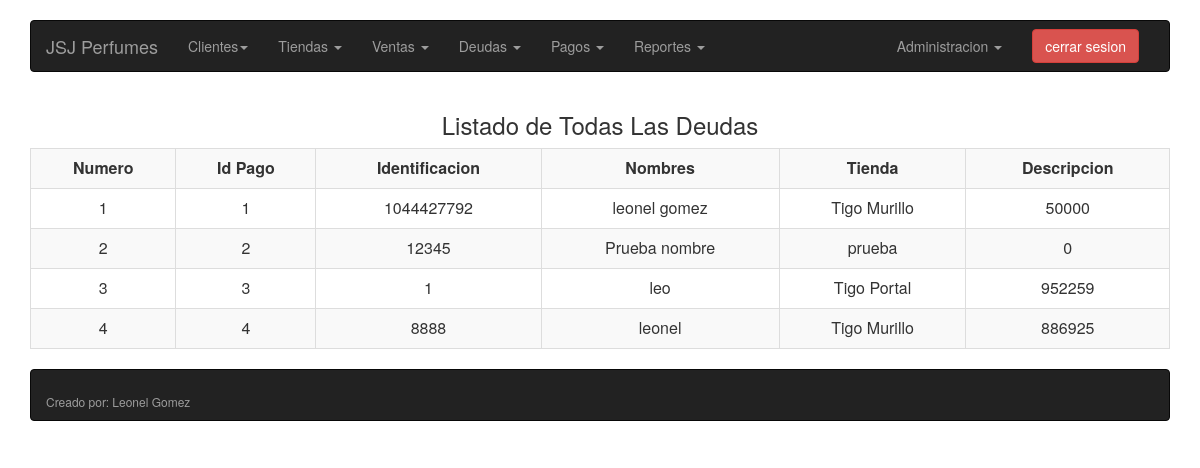
The page /roles/administrador/consuldeudas.php (signed in) on the database its author committed.
### tables this page shows
CREATE TABLE IF NOT EXISTS `clientes` (
  `idcliente` int(11) NOT NULL,
  `idtienda` int(11) NOT NULL,
  `nombrecliente` varchar(45) NOT NULL,
  `telcliente` varchar(45) NOT NULL,
  `dircliente` varchar(100) NOT NULL
);

CREATE TABLE IF NOT EXISTS `deudas` (
`iddeuda` int(11) NOT NULL,
  `idcliente` int(11) NOT NULL,
  `valordeuda` int(20) NOT NULL
);

CREATE TABLE IF NOT EXISTS `tiendas` (
`idtienda` int(11) NOT NULL,
  `nombretienda` varchar(45) NOT NULL
);

### roles/administrador/consuldeudas.php (the view, shortened to what this page needs)
<html xmlns="http://www.w3.org/1999/xhtml">
<head>
<link rel="stylesheet" href="css/bootstrap.min.css">
	<link rel="stylesheet" href="https://maxcdn.bootstrapcdn.com/font-awesome/4.5.0/css/font-awesome.min.css">
</head>
<body><?php
$usuario= $_SESSION['usuario'];
if ($usuario==""){
	header('Location: ..\..\index.php');
}else{
?>
<div id="container">
	<?php
		include "navbar.php";
	?>
		<div class="container">
		<table class="table table-striped table-responsive table-hover table-bordered text-center">
<h3 class="text-center">Listado de Todas Las Deudas</h3>
 <tr>
<td> <strong>Numero</strong> </td>
<td> <strong>Id Pago</strong> </td>
<td> <strong>Identificacion</strong> </td>
<td> <strong>Nombres</strong> </td>
<td> <strong>Tienda</strong> </td>
<td> <strong>Descripcion</strong> </td>
</tr>
<?php
include "conectar.php";
	$num=0;
      $asig= mysql_query("Select * from deudas" ,$conectar);
	While($concoti = mysql_fetch_array($asig)){
	$iddeuda=$concoti["iddeuda"];
	$iden=$concoti ["idcliente"];
	$valordeuda=$concoti["valordeuda"];
	$clientes= mysql_query("SELECT * FROM clientes where idcliente=$iden",$conectar);
	While($contienda = mysql_fetch_array($clientes)){
		$nombrecliente=$contienda['nombrecliente'];
		$idtienda=$contienda['idtienda'];
		$tienda= mysql_query("SELECT * FROM tiendas WHERE idtienda=$idtienda",$conectar);
	While($contienda = mysql_fetch_array($tienda)){
	$nomtienda=$contienda["nombretienda"];
	}
	echo("<tr>");
	echo ("<td>".$num=$num+1);
	echo("<td> $iddeuda</td>");
	echo("<td> $iden</td>");
	echo("<td> $nombrecliente</td>");
	echo("<td> $nomtienda</td>");
	echo("<td> $valordeuda</td>");
	echo("</tr>");
	}
}
}
?></table>
	</div>
</body>
</html>

### rows shown on the page
deudas: iddeuda "1", idcliente "1044427792", valordeuda "50000"
clientes: nombrecliente "leonel gomez", idtienda.nombretienda "Tigo Murillo"
deudas: iddeuda "2", idcliente "12345", valordeuda "0"
clientes: num "2", nombrecliente "Prueba nombre", idtienda.nombretienda "prueba"
deudas: iddeuda "3", idcliente "1", valordeuda "952259"
clientes: num "3", nombrecliente "leo", idtienda.nombretienda "Tigo Portal"
deudas: iddeuda "4", idcliente "8888", valordeuda "886925"
clientes: num "4", nombrecliente "leonel", idtienda.nombretienda "Tigo Murillo"
